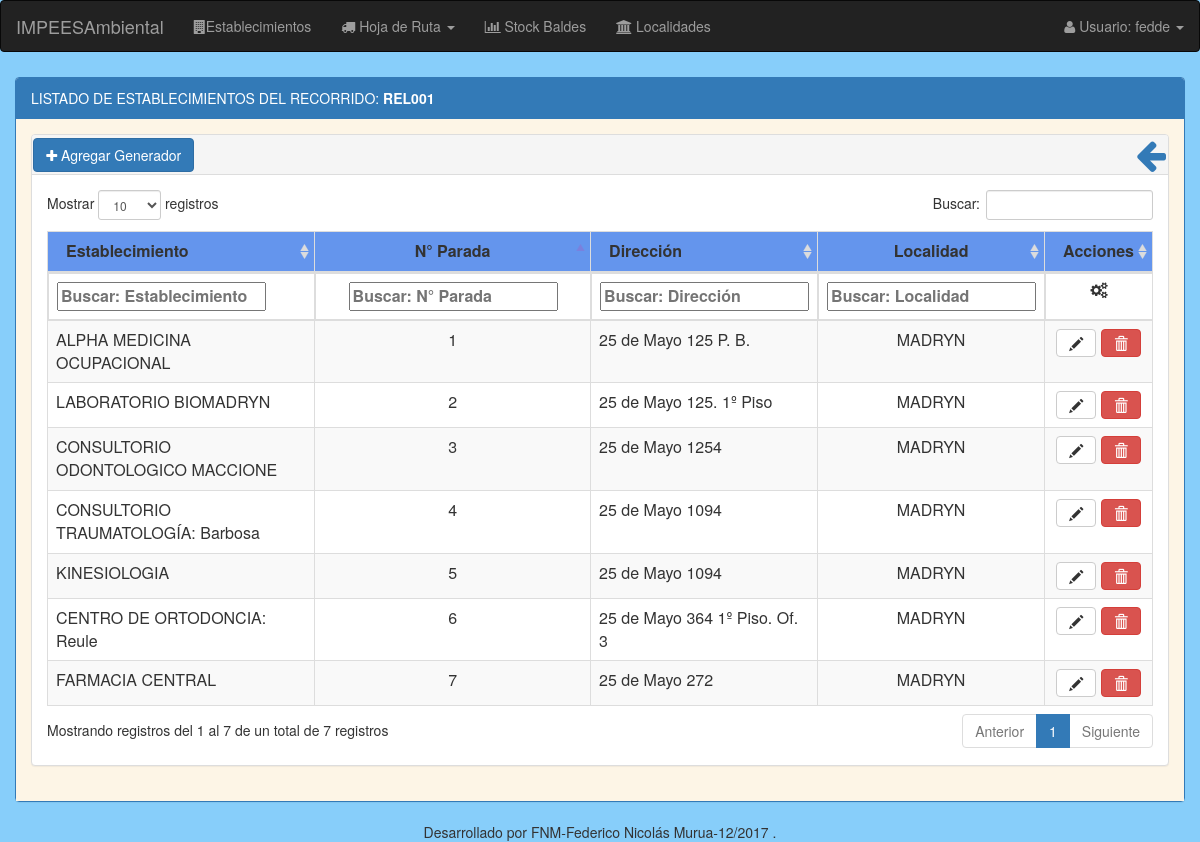
Screenshot of /generadores/listado/establecimientos/recorrido/3/1/ (signed in) with the database file from the repository.
### modulo_I/models.py (models this page shows, shortened)
class Recorrido(models.Model):
    nombre = models.CharField(max_length=50, unique=True)
    extra = models.BooleanField(default=False)

class EstablecimientoGenerador(models.Model):
    nro_inscripcion = models.BigIntegerField(unique=True, blank=True, null=True, default=None) # N° inscripcion registro de generadores provincia del chubut
    activo = models.BooleanField(default=False)
    razon_social = models.CharField(max_length=50)
    direccion = models.CharField(max_length=100)
    tipo_actividad = MultiSelectField(choices=sorted(Actividades), blank=True, null=True)
    recoleccion = MultiSelectField(choices=Dias, blank=True, null=True)
    localidad = models.ForeignKey('Localidad', null=True, on_delete=models.SET_NULL)
    telefono = models.CharField(max_length=50, blank=True, null=True)
    email = models.CharField(max_length=200, blank=True, null=True)
    responsable_ambiental = models.CharField(max_length=50, blank=True, null=True)
    cuit = models.CharField(max_length=20, blank=True, null=True)
    recorrido = models.ForeignKey('Recorrido', blank=True, null=True, on_delete=models.SET_NULL)
    nro_parada = models.IntegerField(validators=[MinValueValidator(1)], blank=True, null=True)
    recorrido_extra = models.ForeignKey('Recorrido', blank=True, null=True, on_delete=models.SET_NULL, related_name="recorrido_extra")
    nro_parada_extra = models.IntegerField(validators=[MinValueValidator(1)], blank=True, null=True)

class Localidad(models.Model):
    nombre = models.CharField(max_length=25)
    cp = models.IntegerField(validators=[MinValueValidator(1)], unique=True)
    provincia = models.ForeignKey('Provincia', on_delete=models.CASCADE)

### modulo_I/views.py (the view)
@login_required
def listado_establecimientos_recorrido(request, id_recorrido, dia):
    flag = True
    if dia!='0' and dia!='6':
        listado_establecimientos = EstablecimientoGenerador.objects.filter(activo=True, recorrido__id=id_recorrido, recoleccion__icontains=dia)
    else:
        listado_establecimientos = EstablecimientoGenerador.objects.filter(activo=True, recorrido_extra__id=id_recorrido, recoleccion__icontains=dia)
        flag = False
    return render(request, 'establecimiento/recorrido/establecimientos_recorrido_listado.html', {'flag':flag, 'listado_establecimientos': listado_establecimientos, 'recorrido':Recorrido.objects.get(id=id_recorrido), 'dia':dia})

### modulo_I/templates/establecimiento/recorrido/establecimientos_recorrido_listado.html
{% extends "base/base_listado.html" %}
{% load staticfiles %}
{% load staticfiles bootstrap3 %}
{% block panel-heading %}
  LISTADO DE ESTABLECIMIENTOS DEL RECORRIDO: <strong>{{recorrido.nombre}}</strong>
{% endblock %}
{% block panel-heading-tabla %}
  <div style="padding-top:0.3%; padding-left:0.1%;">
    <a href="{% url 'registroHojaRuta:agregar_itinerario' id_recorrido=recorrido.id dia=dia %}" class="btn btn-primary"><i class="fa fa-plus"></i> Agregar Generador</a>
    <a href="{% url 'registroHojaRuta:generar_hoja_ruta' dia=dia %}" data-toggle="tooltip" title="Volver"><i class="fa fa-arrow-left pull-right" style="font-size: 35px;padding-right:2px;"></i></a>
  </div>
{% endblock %}
{% block thead-tabla %}
  <thead>
  <tr style="background:#6495ED;">
      <th width="25%">Establecimiento</th>
      <th width="25%" style="text-align:center;">N° Parada</th>
      <th>Dirección</th>
      <th style="text-align:center;">Localidad</th>
      <th>Acciones</th>
  </tr>
  </thead>
{% endblock %}
{% block tfoot-tabla %}
  <tfoot >
     <tr>
       <th>Establecimiento</th>
       <th style="text-align:center;" width="25%">N° Parada</th>
       <th>Dirección</th>
       <th style="text-align:center;">Localidad</th>
       <th style="text-align:center;"><i class="fa fa-cogs"></i></th>
    </tr>
  </tfoot>
{% endblock %}
{% block tbody-tabla %}
  <tbody>
  {% for establecimiento in listado_establecimientos %}
      <tr>
          <td>{{ establecimiento.razon_social }}</td>
          {% if flag %}
            <td style="text-align:center;"> {{ establecimiento.nro_parada|default_if_none:"-" }}</td>
          {% else %}
            <td style="text-align:center;"> {{ establecimiento.nro_parada_extra|default_if_none:"-" }}</td>
          {% endif %}
          <td>{{ establecimiento.direccion }}</td>
          <td style="text-align:center;">{{ establecimiento.localidad.nombre }}</td>
          <td align="center">
            <a class="btn btn-default" data-toggle="tooltip" title="Modificar" href="{% url 'registroHojaRuta:modificar_itinerario' id_generador=establecimiento.id id_recorrido=recorrido.id dia=dia%}"><em class="glyphicon glyphicon-pencil"></em></a>
            <a href="{% url 'registroHojaRuta:baja_itinerario' id_generador=establecimiento.id id_recorrido=recorrido.id dia=dia %}" onclick="return confirm('Esta seguro que sea quitar el generador?')" class="btn btn-danger" data-toggle="tooltip" title="Eliminar" href="#"><em class="glyphicon glyphicon-trash"></em></a>
          </td>
      </tr>
  {% endfor %}
  </tbody>
{% endblock %}

### templates/base/nav.html (shortened to what this page needs)
<nav class="navbar navbar-inverse">
  <div class="container-fluid">
    <div class="navbar-header">
      <a class="navbar-brand" href="#" >IMPEESAmbiental</a>
    </div>
    <ul class="nav navbar-nav">
      <li><a href="{% url 'generadores:listado_generadores' %}"><i class="fa fa-building"></i>Establecimientos</a><li>
      <li class="dropdown"><a class="dropdown-toggle" data-toggle="dropdown" href="#"><i class="fa fa-truck"></i> Hoja de Ruta <span class="caret"></span></a>
      </li>
      <li><a href="{% url 'baldes:listado_baldes' %}"><i class="fa fa-bar-chart-o"></i> Stock Baldes</a><li>
      <li><a href="{% url 'localidades:listado_localidades' %}"><i class="fa fa-institution"></i> Localidades</a><li>
    </ul>
    <ul class="nav navbar-nav navbar-right">
      <li class="dropdown"><a class="dropdown-toggle" data-toggle="dropdown" href="#"><i class="fa fa-user"></i> Usuario: {{user.get_username}} <span class="caret"></span></a>
      </li>
    </ul>
  </div>
</nav>

### estaticos/css/filtro_upHeader_tabla.css (style rules this page uses)
tfoot { display: table-header-group; }

### rows the page displays
Recorrido: nombre "REL001"
EstablecimientoGenerador: razon_social "ALPHA MEDICINA OCUPACIONAL", nro_parada "1", direccion "25 de Mayo 125 P. B.", localidad.nombre "MADRYN"
EstablecimientoGenerador: razon_social "CENTRO DE ORTODONCIA: Reule", nro_parada "6", direccion "25 de Mayo 364 1º Piso. Of. 3", localidad.nombre "MADRYN"
EstablecimientoGenerador: razon_social "CONSULTORIO ODONTOLOGICO MACCIONE", nro_parada "3", direccion "25 de Mayo 1254", localidad.nombre "MADRYN"
EstablecimientoGenerador: razon_social "CONSULTORIO TRAUMATOLOGÍA: Barbosa", nro_parada "4", direccion "25 de Mayo 1094", localidad.nombre "MADRYN"
EstablecimientoGenerador: razon_social "FARMACIA CENTRAL", nro_parada "7", direccion "25 de Mayo 272", localidad.nombre "MADRYN"
EstablecimientoGenerador: razon_social "KINESIOLOGIA", nro_parada "5", direccion "25 de Mayo 1094", localidad.nombre "MADRYN"
EstablecimientoGenerador: razon_social "LABORATORIO BIOMADRYN", nro_parada "2", direccion "25 de Mayo 125. 1º Piso", localidad.nombre "MADRYN"

### other values shown
{{ user.get_username }} "fedde"
